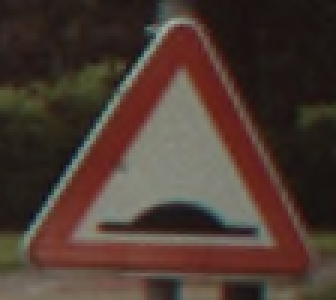
#> input picture Training/0/00079_00000.ppm, 112 x 100 px (shown 3 times larger); its folder holds only this picture in this run
$ python main.py
#> lines starting #> are read from the running program, lines starting #| are printed output that depends on the picture
import os
import numpy as np
import matplotlib.pyplot as plt
from skimage import io, transform
from sklearn.model_selection import train_test_split,cross_val_score
from sklearn.linear_model import LogisticRegression
from sklearn.metrics import accuracy_score
import matplotlib.pyplot as plt
from mlxtend.plotting import plot_decision_regions
from sklearn.preprocessing import StandardScaler

labels_words = {
    0: 'uneven road',
    1: 'Hump',
    2: 'Slippary road',
    3:'Left Curve'
    # Add more mappings as needed
}
root_directory = 'Training'
classes = [class_label for class_label in os.listdir(root_directory)
           if os.path.isdir(os.path.join(root_directory, class_label))][:4]

images = []
labels = []

target_shape = (32, 32)  # Set your desired target shape
scaler = StandardScaler()
for class_label in classes:
    class_path = os.path.join(root_directory, class_label)

    # Add a check to ensure class_path is a directory
    if not os.path.isdir(class_path):
        print(f"Skipped non-directory: {class_path}")
        continue

    for image_file in os.listdir(class_path):
        image_path = os.path.join(class_path, image_file)

        # Skip non-image files
        if image_file.lower().endswith(('.ppm', '.png', '.jpg', '.jpeg', '.gif')):
            # Read the image
            image = io.imread(image_path)
#> image is the input picture: shape (100, 112, 3); mean R, G, B 76.3, 58.3, 50

            # Resize the image to the target shape
            image = transform.resize(image, target_shape, anti_aliasing=True)
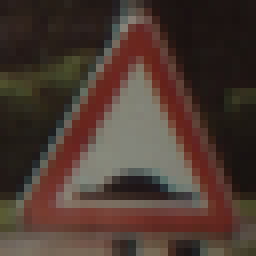
#> image: shape (32, 32, 3) float64 (shown 8 times larger); mean R, G, B 0.299, 0.229, 0.196
            # image=scaler.fit_transform(image)
            # flattened_image = image.flatten()
            flattened_image = image.flatten()
#> flattened_image = 3072 values, max 0.539 at index 2143, min 0.0638 at index 2300, mean 0.241

            # Reshape to 1D array before applying StandardScaler
            flattened_image = flattened_image.reshape(-1, 1)
            flattened_image = scaler.fit_transform(flattened_image)
#> flattened_image = 3072 values, max 2.07 at index 2143, min -1.23 at index 2300, mean 2.22e-16

            # Reshape back to 1D
            flattened_image = flattened_image.flatten()
            images.append(flattened_image)
            labels.append(int(class_label))  # Assuming class labels are represented as integers
#> pass 2 of the loop `for class_label in classes:`:
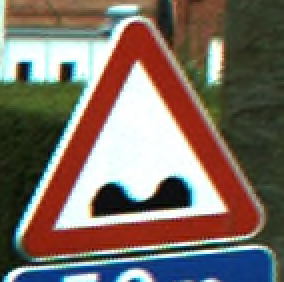
#> input picture Training/00000/01153_00000.ppm, 142 x 141 px (shown 2 times larger)
#> image is the input picture: shape (141, 142, 3); mean R, G, B 123.7, 110.6, 100.8
#> `image = transform.resize(image, target_shape, anti_aliasing=True)`:
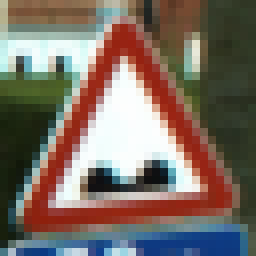
#> image: shape (32, 32, 3) float64 (shown 8 times larger); mean R, G, B 0.485, 0.434, 0.395
#> `flattened_image = image.flatten()`: flattened_image = 3072 values, max 1 at index 1394, min 0.0409 at index 1928, mean 0.438
#> `flattened_image = scaler.fit_transform(flattened_image)`: flattened_image = 3072 values, max 1.9 at index 1394, min -1.34 at index 1928, mean -3.12e-17


# Convert lists to NumPy arrays
images = np.array(images)
labels = np.array(labels)
labels_as_words = [labels_words[label] for label in labels]
# print(images.shape)  # Print the shape of the resulting array
# print(labels.data)
# print(labels[54])
# selected_labels = labels[labels == 4]

# Print the selected labels
# print(len(selected_labels))
# x=5
# fig, axes = plt.subplots(1, x, figsize=(15, 5))
#
# for i in range(x):
#     axes[i].imshow(images[i])
#     axes[i].set_title(f'Class {labels_as_words[i]}')
#     axes[i].axis('off')
#
# plt.show()
#trainning
x=images[:,:2]
#> x = [[-0.639, -0.865], [1.01, 0.996]]
y=labels
model = LogisticRegression(C=1.0,max_iter=1000)
#> (the run stopped early here; a loop or call above may not have finished)
